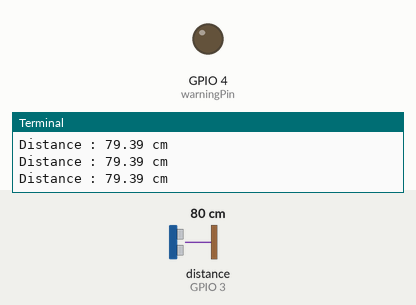
This program was run on a simulated Raspberry Pi (BCM pin numbers). On the bench: output pins drawn as LEDs (lit = HIGH), the last lines printed to the terminal. Dashed ring = blinking. The test bench sets the inputs (shaded band); at power-on: distance to the obstacle (sensor on GPIO 3) 80 cm. The echo pulse lasts 58.3 µs per cm; the clock reads 2024-03-15 10:24:30 at power-on unless the program sets it; pins used as bus, display or sensor lines are not drawn.

Above: at 1.2 s.
1.3 s: distance to the obstacle (sensor on GPIO 3) set to 56 cm
2.8 s: distance to the obstacle (sensor on GPIO 3) set to 45 cm
At 3.08 s:
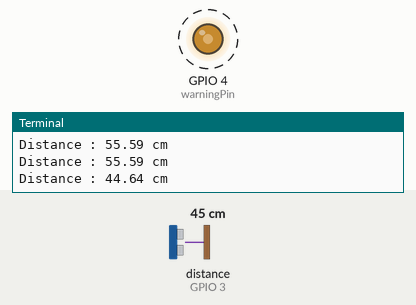
5.8 s: distance to the obstacle (sensor on GPIO 3) set to 60 cm
At 6.6 s:
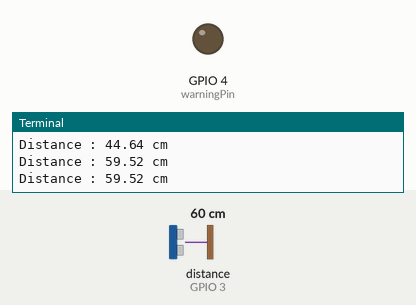
7.3 s: distance to the obstacle (sensor on GPIO 3) set to 47 cm
At 7.9 s:
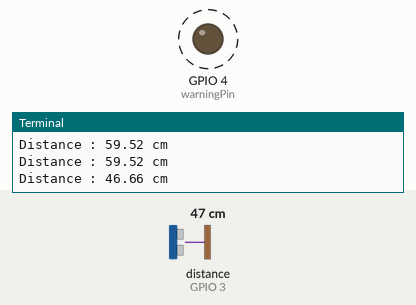
Timing chart, 0 to 11.3 s (numbered marks = the images above; inputs shaded):
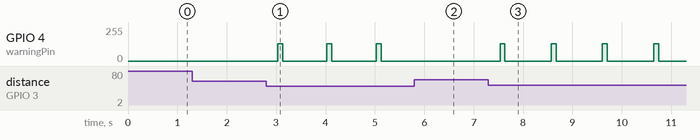

Measured:
- the behaviour switches between 51 and 50 cm on distance to the obstacle (sensor on GPIO 3) (found by bisection; images 0 and 1)
- after the input at 2.8 s, GPIO 4 (warningPin): alternates 128/255 for 0.10 s and 0/255 for 0.90 s, starting after 0.23 s
- after the input at 5.8 s, GPIO 4 (warningPin): stops changing and stays 0/255
- after the input at 7.3 s, GPIO 4 (warningPin): alternates 128/255 for 0.10 s and 0/255 for 0.94 s, starting after 0.23 s

The program:

ultraTest.py
```python
import RPi.GPIO as GPIO
import time

def measure():
	GPIO.output(triggerPin, True)
	time.sleep(0.00001) #10us
	GPIO.output(triggerPin, False)

	while GPIO.input(echoPin) == False:
		start = time.time() # echo High
	while GPIO.input(echoPin) == True:
		stop = time.time() #echo Low
	elapsed = stop - start
	distance = (elapsed * 34000) / 2 # cm/us
	return distance

triggerPin = 2 #trigger
echoPin = 3 # echo
warningPin = 4 #경고핀

GPIO.setmode(GPIO.BCM)
GPIO.setup(triggerPin, GPIO.OUT)
GPIO.setup(echoPin, GPIO.IN)
GPIO.setup(warningPin, GPIO.OUT)
s = GPIO.PWM(warningPin, 1000)
try:
	while True:
		distance = measure()
		print("Distance : %.2f cm" %distance)
		if distance < 50:
			s.start(50)
			sTime = distance * 0.1/5
			time.sleep(0.1)
			s.stop()
			time.sleep(sTime)
		else:
			time.sleep(0.5)
except KeyboardInterrupt:
	GPIO.cleanup()
```
